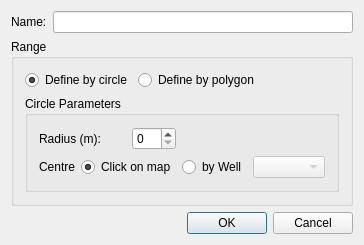
<?xml version="1.0" encoding="UTF-8"?>
<ui version="4.0">
 <class>gsdlgrosediagram</class>
 <widget class="QDialog" name="gsdlgrosediagram">
  <property name="geometry">
   <rect>
    <x>0</x>
    <y>0</y>
    <width>361</width>
    <height>201</height>
   </rect>
  </property>
  <property name="sizePolicy">
   <sizepolicy hsizetype="Preferred" vsizetype="Fixed">
    <horstretch>0</horstretch>
    <verstretch>0</verstretch>
   </sizepolicy>
  </property>
  <property name="windowTitle">
   <string>gsdlgrosediagram</string>
  </property>
  <layout class="QGridLayout" name="gridLayout_3">
   <item row="0" column="0">
    <widget class="QLabel" name="label_3">
     <property name="text">
      <string>Name:</string>
     </property>
    </widget>
   </item>
   <item row="0" column="1">
    <widget class="QLineEdit" name="lineEdit"/>
   </item>
   <item row="1" column="0" colspan="2">
    <widget class="QGroupBox" name="groupBox">
     <property name="title">
      <string>Range</string>
     </property>
     <layout class="QGridLayout" name="gridLayout">
      <item row="2" column="0">
       <widget class="QRadioButton" name="radioButtonCircle">
        <property name="whatsThis">
         <string comment="Click left mouse button on basemap to define the polygo, double click to finish definition" extracomment="Click left mouse button on basemap to define the polygo, double click to finish definition"/>
        </property>
        <property name="text">
         <string>Define by circle</string>
        </property>
        <property name="checked">
         <bool>true</bool>
        </property>
        <attribute name="buttonGroup">
         <string notr="true">buttonGroup</string>
        </attribute>
       </widget>
      </item>
      <item row="2" column="1">
       <widget class="QRadioButton" name="radioButtonPolygon">
        <property name="toolTip">
         <string comment="Click left mouse button on basemap to define the polygo, double click to finish definition"/>
        </property>
        <property name="toolTipDuration">
         <number>5</number>
        </property>
        <property name="whatsThis">
         <string comment="Click left mouse button on basemap to define the polygo, double click to finish definition"/>
        </property>
        <property name="text">
         <string>Define by polygon</string>
        </property>
        <attribute name="buttonGroup">
         <string notr="true">buttonGroup</string>
        </attribute>
       </widget>
      </item>
      <item row="2" column="2">
       <widget class="QLabel" name="label_4">
        <property name="toolTip">
         <string>&lt;html&gt;&lt;head/&gt;&lt;body&gt;&lt;p&gt;Click left mouse botton on the base map to define the polygon.  Press middle mouse botton to abort last node, and double click left button will finish the job.&lt;/p&gt;&lt;/body&gt;&lt;/html&gt;</string>
        </property>
        <property name="text">
         <string/>
        </property>
        <property name="pixmap">
         <pixmap resource="../GeoStressMaster/mainwindow.qrc">:/icons/HelpInfo.png</pixmap>
        </property>
       </widget>
      </item>
      <item row="5" column="0" colspan="3">
       <widget class="QGroupBox" name="groupBox_2">
        <property name="title">
         <string>Circle Parameters</string>
        </property>
        <layout class="QGridLayout" name="gridLayout_2">
         <item row="0" column="0" colspan="2">
          <widget class="QLabel" name="label">
           <property name="text">
            <string>Radius (m):</string>
           </property>
          </widget>
         </item>
         <item row="0" column="2">
          <widget class="QSpinBox" name="spinBoxRadius"/>
         </item>
         <item row="1" column="0">
          <widget class="QLabel" name="label_2">
           <property name="text">
            <string>Centre</string>
           </property>
          </widget>
         </item>
         <item row="1" column="1" colspan="2">
          <widget class="QRadioButton" name="radioButtonClick">
           <property name="text">
            <string>Click on map</string>
           </property>
           <property name="checked">
            <bool>true</bool>
           </property>
          </widget>
         </item>
         <item row="1" column="3">
          <widget class="QRadioButton" name="radioButtonWell">
           <property name="text">
            <string>by Well</string>
           </property>
          </widget>
         </item>
         <item row="1" column="4">
          <widget class="QComboBox" name="comboBoxWells">
           <property name="enabled">
            <bool>false</bool>
           </property>
          </widget>
         </item>
        </layout>
       </widget>
      </item>
     </layout>
    </widget>
   </item>
   <item row="2" column="0" colspan="2">
    <widget class="QDialogButtonBox" name="buttonBox">
     <property name="standardButtons">
      <set>QDialogButtonBox::Cancel|QDialogButtonBox::Ok</set>
     </property>
    </widget>
   </item>
  </layout>
 </widget>
 <layoutdefault spacing="6" margin="11"/>
 <resources>
  <include location="../GeoStressMaster/mainwindow.qrc"/>
 </resources>
 <connections>
  <connection>
   <sender>buttonBox</sender>
   <signal>accepted()</signal>
   <receiver>gsdlgrosediagram</receiver>
   <slot>accept()</slot>
   <hints>
    <hint type="sourcelabel">
     <x>225</x>
     <y>162</y>
    </hint>
    <hint type="destinationlabel">
     <x>206</x>
     <y>148</y>
    </hint>
   </hints>
  </connection>
  <connection>
   <sender>buttonBox</sender>
   <signal>rejected()</signal>
   <receiver>gsdlgrosediagram</receiver>
   <slot>reject()</slot>
   <hints>
    <hint type="sourcelabel">
     <x>294</x>
     <y>158</y>
    </hint>
    <hint type="destinationlabel">
     <x>298</x>
     <y>147</y>
    </hint>
   </hints>
  </connection>
 </connections>
 <buttongroups>
  <buttongroup name="buttonGroup"/>
 </buttongroups>
</ui>
